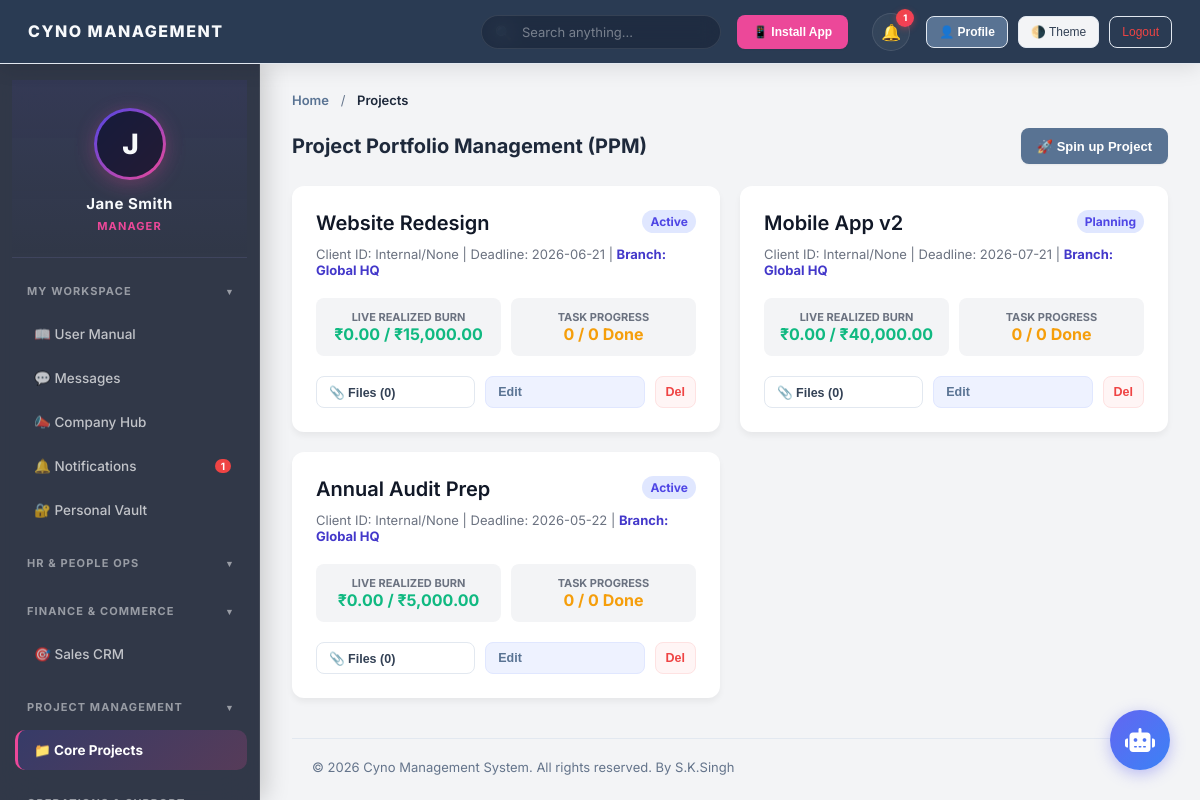
The app's page /projects.php (signed in) with its own data.
### tables this page shows
CREATE TABLE projects (
        id INTEGER PRIMARY KEY AUTOINCREMENT,
        name TEXT NOT NULL,
        client TEXT,
        budget REAL DEFAULT 0,
        deadline DATE,
        status TEXT DEFAULT 'Planning',
        created_by TEXT,
        created_at DATETIME DEFAULT CURRENT_TIMESTAMP
    , client_id TEXT DEFAULT NULL, branch_id TEXT DEFAULT 'Global HQ', ai_forecast TEXT DEFAULT NULL);

### includes/db.php (called while the page is built, shortened)
<?php
function getEnvVar($key) {
    return getenv($key) ?: ($_SERVER[$key] ?? $_ENV[$key] ?? '');
}
$db_url = getEnvVar('DATABASE_URL');
$db_host = getEnvVar('DB_HOST');
$use_mysql = false;
$mysql_dsn = '';
$mysql_user = '';
$mysql_pass = '';
if (!empty($db_url) && str_starts_with($db_url, 'mysql://')) {
    if (preg_match('/^mysql:\/\/([^:]+):(.*)@([^:\/]+)(?::(\d+))?\/(.+)$/', $db_url, $matches)) {
        $mysql_user = urldecode($matches[1]);
        $mysql_pass = urldecode($matches[2]);
        $host       = urldecode($matches[3]);
        $port       = $matches[4] ?: 3306;
        $dbname     = urldecode($matches[5]);
    } else {
        $parsed = parse_url($db_url);
        $host = $parsed['host'] ?? '127.0.0.1';
        $port = $parsed['port'] ?? 3306;
        $dbname = ltrim($parsed['path'] ?? '', '/');
        $mysql_user = $parsed['user'] ?? '';
        $mysql_pass = $parsed['pass'] ?? '';
    }
    if (empty($mysql_pass)) {
        $mysql_pass = getEnvVar('DB_PASSWORD') ?: getEnvVar('DB_PASS') ?: getEnvVar('MYSQL_PASSWORD') ?: getEnvVar('MYSQL_ROOT_PASSWORD') ?: '';
    }
    if (empty($mysql_user)) {
        $mysql_user = getEnvVar('DB_USERNAME') ?: getEnvVar('DB_USER') ?: getEnvVar('MYSQL_USER') ?: 'root';
    }
    if (empty($dbname)) {
        $dbname = getEnvVar('DB_DATABASE') ?: getEnvVar('DB_NAME') ?: getEnvVar('MYSQL_DATABASE') ?: 'cms';
    }
    $mysql_dsn = "mysql:host={$host};port={$port};dbname={$dbname};charset=utf8mb4";
    $use_mysql = true;
} else {
    $db_file = __DIR__ . '/../database.sqlite';
}
try {
    if ($use_mysql) {
        $pdo = new PDO($mysql_dsn, $mysql_user, $mysql_pass);
        $pdo->setAttribute(PDO::ATTR_ERRMODE, PDO::ERRMODE_EXCEPTION);
    } else {
        $pdo = new PDO("sqlite:" . $db_file);
        $pdo->setAttribute(PDO::ATTR_ERRMODE, PDO::ERRMODE_EXCEPTION);
        $pdo->exec("PRAGMA foreign_keys = ON;");
    }
    $pdo->exec("CREATE TABLE IF NOT EXISTS settings (setting_key VARCHAR(255) PRIMARY KEY, setting_value TEXT)");
    $GLOBAL_SETTINGS = [];
    foreach($pdo->query("SELECT * FROM settings") as $r) {
        $GLOBAL_SETTINGS[$r['setting_key']] = $r['setting_value'];
    }
} catch (PDOException $e) {
    http_response_code(500);
    $padding = str_repeat(" ", 512);
    die("<div style='font-family:sans-serif;text-align:center;margin-top:100px;'><h2>⚠️ System Temporarily Unavailable</h2><p>Our database is currently undergoing maintenance or experiencing a connection issue. Please try again in a few minutes.</p></div>\n");
}
function hasPermission($pdo, $permission_key) {
    static $cache = null;
    if ($cache === null) {
        $stmt = $pdo->prepare("SELECT permissions FROM roles WHERE role_name = ?");
        $stmt->execute([$_SESSION['role']]);
        $roleData = $stmt->fetch(PDO::FETCH_ASSOC);
        $cache = $roleData ? json_decode($roleData['permissions'], true) : [];
    }
    $parts = explode('_', $permission_key);
    if (count($parts) >= 2) {
        $module = implode('_', array_slice($parts, 1));
        if (in_array('manage_' . $module, $cache)) return true;
    }
    return false;
}

### projects.php (the view, shortened to what this page needs)
<?php
require_once 'includes/db.php';
require_once 'includes/header.php';
require_once 'includes/sidebar.php';
$canCreateProjects = hasPermission($pdo, 'create_projects');
$canEditProjects   = hasPermission($pdo, 'edit_projects');
$canDeleteProjects = hasPermission($pdo, 'delete_projects');
$isAdmin = (in_array($_SESSION['role'], ['Admin', 'Super Admin']));
$myBranch = $pdo->query("SELECT branch_id FROM users WHERE login_id = '{$_SESSION['login_id']}'")->fetchColumn() ?: 'Global HQ';
if ($isAdmin) {
    $projects = $pdo->query("SELECT * FROM projects ORDER BY created_at DESC")->fetchAll(PDO::FETCH_ASSOC);
} else {
    $stmt = $pdo->prepare("SELECT * FROM projects WHERE branch_id = ? ORDER BY created_at DESC");
    $stmt->execute([$myBranch]);
    $projects = $stmt->fetchAll(PDO::FETCH_ASSOC);
}
$projectData = [];
foreach($projects as $p) {
    $stmt = $pdo->prepare("SELECT SUM(amount) FROM expenses WHERE project_id = ? AND status = 'Approved'");
    $stmt->execute([$p['id']]);
    $spent = $stmt->fetchColumn() ?: 0;
    $tLogStmt = $pdo->prepare("SELECT SUM(ttl.cost_incurred) FROM task_time_logs ttl JOIN tasks t ON ttl.task_id = t.id WHERE t.project_id = ?");
    $tLogStmt->execute([$p['id']]);
    $timeCost = $tLogStmt->fetchColumn() ?: 0;
    $spent += $timeCost;
    $tStmt = $pdo->prepare("SELECT COUNT(*) as total, SUM(CASE WHEN status='Done' THEN 1 ELSE 0 END) as done FROM tasks WHERE project_id = ? AND status != 'Deleted'");
    $tStmt->execute([$p['id']]);
    $tData = $tStmt->fetch(PDO::FETCH_ASSOC);
    $p['spent'] = $spent;
    $p['tasks_total'] = $tData['total'] ?? 0;
    $p['tasks_done'] = $tData['done'] ?? 0;
    $fStmt = $pdo->prepare("SELECT * FROM project_files WHERE project_id = ? ORDER BY uploaded_at DESC");
    $fStmt->execute([$p['id']]);
    $p['files'] = $fStmt->fetchAll(PDO::FETCH_ASSOC);
    $projectData[] = $p;
}
?>
<div class="content-section active">
    <div class="section-header">
        <h2>Project Portfolio Management (PPM)</h2>
        <?php if($canCreateProjects): ?>
        <button class="add-button" onclick="openProjectModal()">🚀 Spin up Project</button>
        <?php endif; ?>
    </div>
    <div style="display:grid; grid-template-columns:repeat(auto-fill, minmax(350px, 1fr)); gap:20px;">
        <?php foreach($projectData as $p): ?>
        <div style="background:white; border-radius:12px; padding:24px; box-shadow:0 4px 6px rgba(0,0,0,0.05); ">
            <div style="display:flex; justify-content:space-between; margin-bottom:10px;">
                <h3 style="font-size:20px; color:#111827; margin:0;"><?= htmlspecialchars($p['name']) ?></h3>
                <span style="background:#e0e7ff; color:#4f46e5; padding:4px 8px; border-radius:12px; font-size:12px; font-weight:bold; height:fit-content;"><?= htmlspecialchars($p['status']) ?></span>
            </div>
            <div style="color:#6b7280; font-size:13px; margin-bottom:20px;">
                Client ID: <?= htmlspecialchars($p['client_id'] ?: 'Internal/None') ?> |
                Deadline: <?= htmlspecialchars($p['deadline']) ?> |
                <span style="font-weight:bold; color:#4338ca;">Branch: <?= htmlspecialchars($p['branch_id'] ?? 'Global HQ') ?></span>
            </div>
            <div style="display:flex; gap:10px; margin-bottom:20px;">
                <div style="flex:1; background:#f3f4f6; padding:12px; border-radius:8px; text-align:center;">
                    <div style="font-size:11px; color:#6b7280; font-weight:bold; text-transform:uppercase;">Live Realized Burn</div>
                    <div style="font-size:16px; font-weight:bold; color: <?= $p['spent'] > $p['budget'] ? '#dc2626' : '#10b981' ?>;"><?= ($GLOBAL_SETTINGS['currency'] ?? '₹') ?><?= number_format($p['spent'], 2) ?> / <?= ($GLOBAL_SETTINGS['currency'] ?? '₹') ?><?= number_format($p['budget'], 2) ?>
                    </div>
                </div>
                <div style="flex:1; background:#f3f4f6; padding:12px; border-radius:8px; text-align:center;">
                    <div style="font-size:11px; color:#6b7280; font-weight:bold; text-transform:uppercase;">Task Progress</div>
                    <div style="font-size:16px; font-weight:bold; color:#f59e0b;">
                        <?= $p['tasks_done'] ?> / <?= $p['tasks_total'] ?> Done
                    </div>
                </div>
            </div>
            <div style="display:flex; gap:10px;">
                <button class="view-button" style="flex:1;background:var(--bg-card);color:var(--text-body);border:1px solid var(--border-card);" onclick='openFilesModal(<?= json_encode($p) ?>)'>📎 Files (<?= count($p['files']) ?>)</button>
                <?php if($canEditProjects): ?>
                <button class="edit-button" style="flex:1;" onclick='editProject(<?= json_encode($p) ?>)'>Edit</button>
                <?php endif; ?>
                <?php if($canDeleteProjects): ?>
                <form method="POST" action="controllers/delete_project.php" onsubmit="return confirm('Delete Project? Connected tasks will revert to Unassigned.')" style="margin:0;">
                    <button type="submit" class="delete-button" style="padding:10px;">Del</button>
                </form>
                <?php endif; ?>
            </div>
        </div>
        <?php endforeach; ?>
    </div>
</div>
<?php require_once 'includes/footer.php'; ?>

### assets/css/style.css (style rules this page uses)
:root { --bg-body: #f3f4f6; --bg-header: #2a3b53; --bg-sidebar: #2a3b53; --bg-main: #f3f4f6; --bg-card: #ffffff; --bg-hover: rgba(255, 255, 255, 0.1); --border-card: #e2e8f0; --text-heading: #1e293b; --text-body: #334155; --text-muted: #64748b; --input-bg: #ffffff; --input-border: #cbd5e1; --table-header: #f8fafc; --primary-color: #597393; --primary-hover: #475f7e; --primary-light: rgba(255, 255, 255, 0.15); --success: #10b981; --warning: #f59e0b; --danger: #ef4444; --modal-overlay: rgba(15,23,42,0.6); --shadow-xs: 0 1px 2px 0 rgba(0, 0, 0, 0.05); --shadow-sm: 0 4px 6px -1px rgba(0, 0, 0, 0.05), 0 2px 4px -2px rgba(0, 0, 0, 0.05); --shadow-soft: 0 10px 25px -5px rgba(0, 0, 0, 0.05), 0 8px 10px -6px rgba(0, 0, 0, 0.05); --radius-sm: 8px; --radius-md: 12px; --radius-lg: 16px; --sidebar-w: 260px; --header-h: 64px; }
*, *::before, *::after { margin:0; padding:0; box-sizing:border-box; }
html { font-size:14px; -webkit-font-smoothing:antialiased; }
body { font-family:'Inter',system-ui,sans-serif; background:var(--bg-body); color:var(--text-body); min-height:100vh; overflow:hidden; }
h1,h2,h3,h4,h5,h6 { font-weight:600; color:var(--text-heading); line-height:1.3; }
.content-section.active { display:block; }
.section-header, .header-action { display:flex; justify-content:space-between; align-items:center; margin-bottom:22px; }
.section-header h2, .header-action h2 { font-size:20px; font-weight:700; color:var(--text-heading); margin:0; }
.add-button, .btn-primary, .btn, button.submit, .submit { display:inline-flex; align-items:center; gap:6px; height:36px; padding:0 16px; background:var(--primary-color); color:#fff; border:none; border-radius:var(--radius-sm); font-size:13px; font-weight:600; cursor:pointer; transition:background .2s, transform .1s, box-shadow .2s; white-space:nowrap; box-shadow:var(--shadow-xs); }
.btn-outline, .view-button, .edit-button, .delete-button { display:inline-flex; align-items:center; gap:5px; height:32px; padding:0 12px; border-radius:var(--radius-sm); font-size:12.5px; font-weight:600; cursor:pointer; transition:all .2s ease; border:1px solid var(--border-card); background:var(--bg-card); color:var(--text-body); text-decoration:none; white-space:nowrap; }
.view-button { color:var(--success); border-color:#d1fae5; background:#f0fdf4; }
.edit-button { color:var(--primary-color); border-color:#e0e7ff; background:#eef2ff; }
.delete-button { color:var(--danger); border-color:#fee2e2; background:#fff5f5; }
.content-section.active { animation: fadeInUp .35s ease-out; }

### records on screen
projects: name "Website Redesign", status "Active", client "Internal/None", deadline "2026-06-21", branch "Global HQ", spent "0.00", budget "15,000.00", tasks_done "0", tasks_total "0", count($p['files']) "0"
projects: name "Mobile App v2", status "Planning", client "Internal/None", deadline "2026-07-21", branch "Global HQ", spent "0.00", budget "40,000.00", tasks_done "0", tasks_total "0", count($p['files']) "0"
projects: name "Annual Audit Prep", status "Active", client "Internal/None", deadline "2026-05-22", branch "Global HQ", spent "0.00", budget "5,000.00", tasks_done "0", tasks_total "0", count($p['files']) "0"

### other values on screen
$GLOBAL_SETTINGS['company_name'] "CYNO MANAGEMENT"
$_notifCount "1"
substr($_SESSION['name'],0,1) "J"
$_SESSION['name'] "Jane Smith"
$_SESSION['role'] "MANAGER"
$nc "1"
$pageTitle "Projects"
